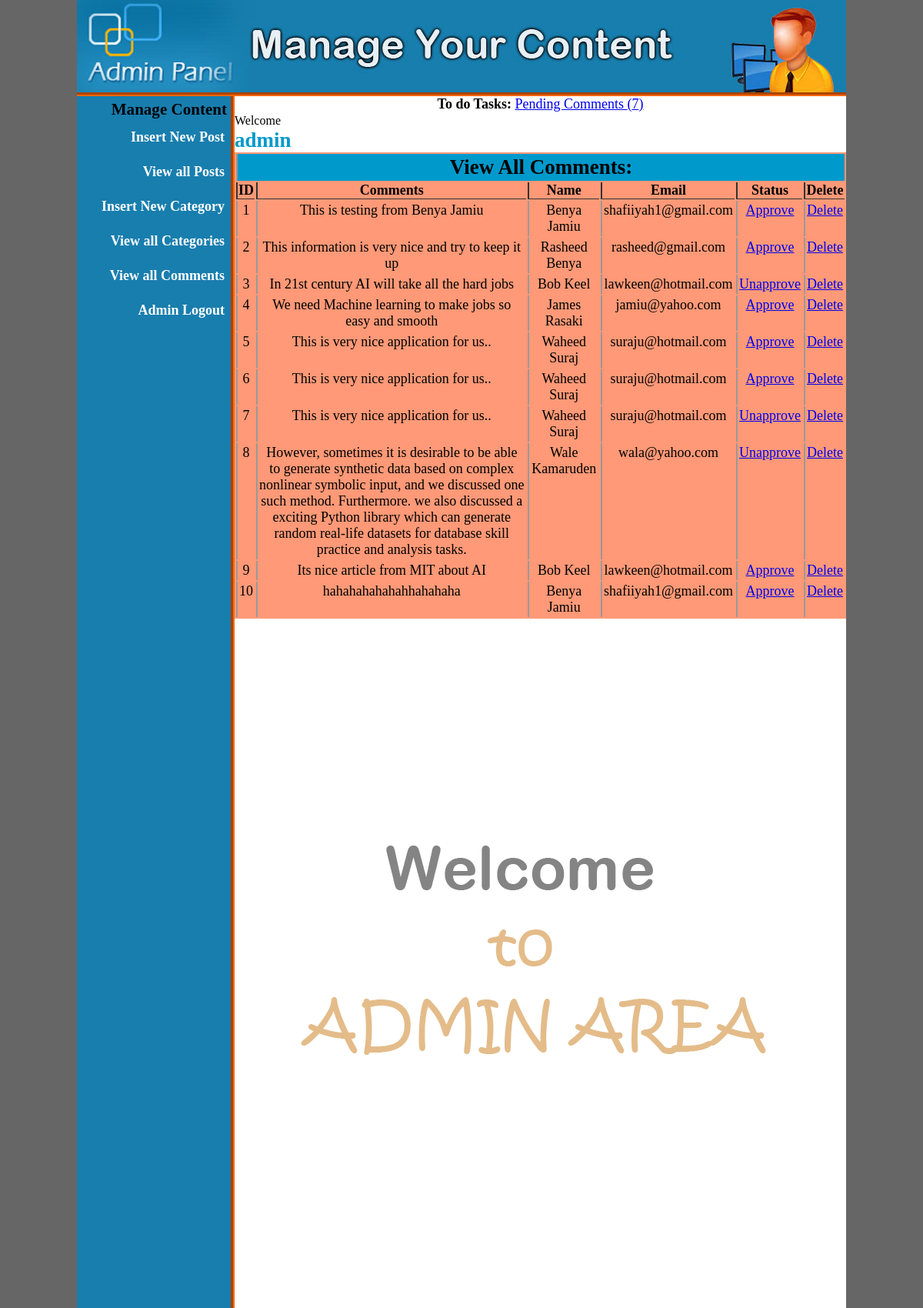
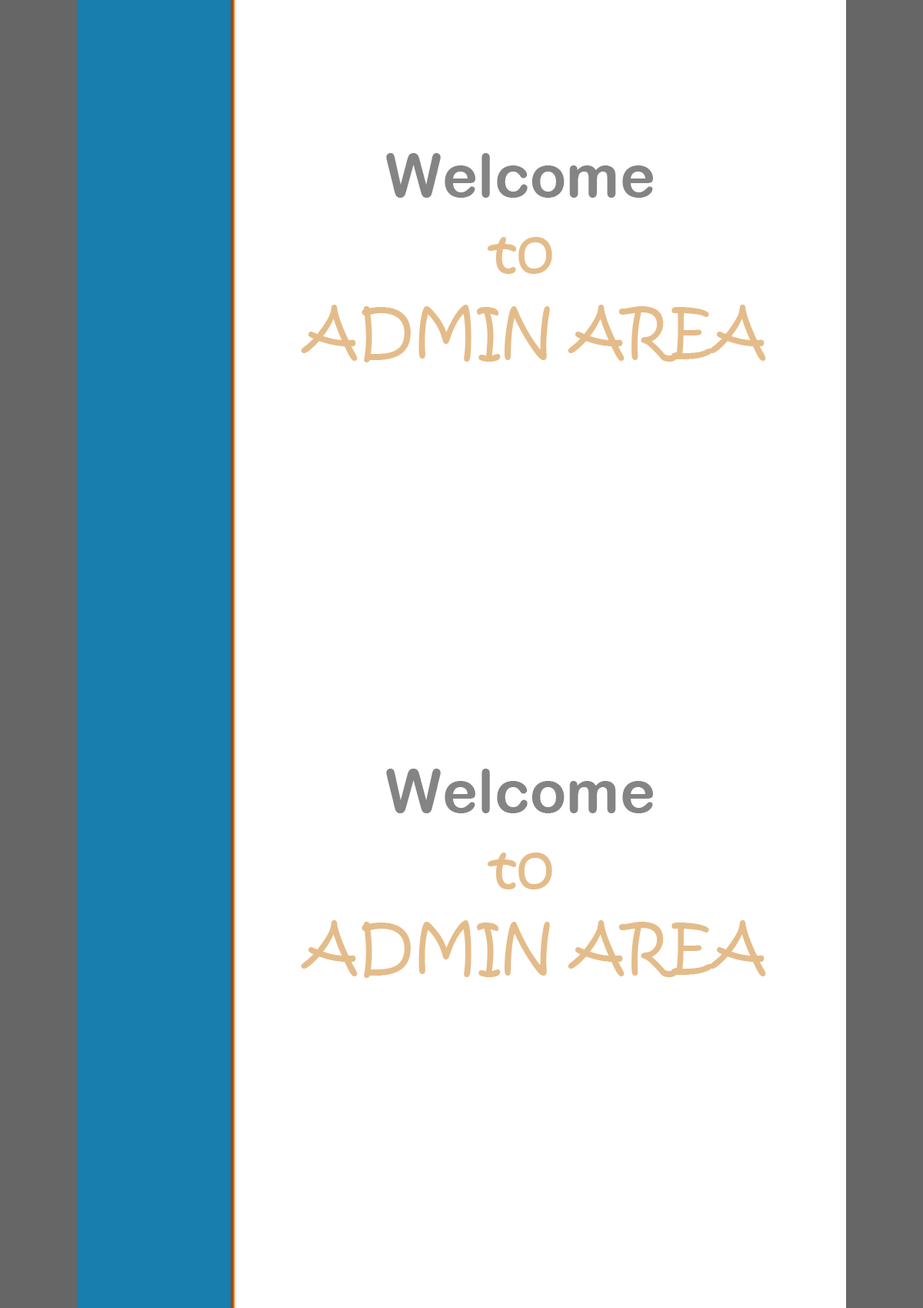
/dsti_cms/admin/index.php?view_comments (signed in, upper part), run on the app's committed database (2 pictures, top to bottom).
### tables this page shows
CREATE TABLE `comments` (
  `comment_id` int(11) NOT NULL,
  `post_id` int(11) NOT NULL,
  `comment_name` varchar(50) NOT NULL,
  `comment_email` varchar(100) NOT NULL,
  `comment_text` text NOT NULL,
  `status` text NOT NULL
);

### dsti_cms/admin/includes/view_comments.php (the view, shortened to what this page needs)
<?php
  if(!isset($_SESSION['user_name'])){
  echo "<script>window.open('admin_login.php?not_authorize=You are not Authorize to access this page.','_self')</script>";
 }else{
?>
<!DOCTYPE html>
<html>
<head>
</head>
<body>
	<table align="center" bgcolor="#FF9977" width="795">
		<tr>
			<td colspan="8" align="center" bgcolor="#0099CC"><h2>View All Comments:</h2></td>
		</tr>
		<tr>
			<th>ID</th>
			<th>Comments</th>
			<th>Name</th>
			<th>Email</th>
			<th>Status</th>
			<th>Delete</th>
		</tr>
<?php
     include("includes/database.php");
     $get_comments = "select * from comments";
     $run_comments = mysqli_query($con, $get_comments);
     $i = 1;
     while($row_comments = mysqli_fetch_array($run_comments)){
     	$comment_id = $row_comments['comment_id'];
     	$comment_text = $row_comments['comment_text'];
     	$comment_name = $row_comments['comment_name'];
     	$comment_email = $row_comments['comment_email'];
     	$status       = $row_comments['status'];
?>
		<tr align="center">
			<td><?php echo $i++ ?></td>
			<td><?php echo $comment_text; ?></td>
			<td><?php echo $comment_name; ?></td>
			<td><?php echo $comment_email; ?></td>
			<td>
             <?php
             if($status == "approve")
             {
             	echo "<a href='index.php?unapprove=$comment_id'>Unapprove</a>";
             }
             else{
             	echo "<a href='index.php?approve=$comment_id'>Approve</a>";
             }
               ?>
			</td>
			<td><a href="index.php?del_comment=<?php echo $comment_id; ?>">Delete</a></td>
		</tr>
 <?php } ?>
	</table>
</body>
</html>
<?php } ?>

### dsti_cms/admin/index.php (shortened to what this page needs)
<?php
  if(!isset($_SESSION['user_name'])){
  echo "<script>window.open('admin_login.php?not_authorize=You are not Authorize to access this page.','_self')</script>";
 }else{
?>
<!DOCTYPE html>
<html>
<head>
	<link rel="stylesheet" type="text/css" href="style.css">
</head>
<body>
	<div class="wrapper">
      <a href="index.php"><div class="header"></div></a>
      <div class="left" style="height: 10000px;">
      	 <h3 style="padding:5px">Manage Content</h3>
      	 <a href="index.php?insert_post">Insert New Post</a>
      	 <a href="index.php?view_posts">View all Posts</a>
      	 <a href="index.php?insert_cat">Insert New Category</a>
      	 <a href="index.php?view_cats">View all Categories</a>
      	 <a href="index.php?view_comments">View all Comments</a>
      	 <a href="admin_logout.php">Admin Logout</a>
      </div>
      <div class="right" style="height: 10000px;">
     <center> <span style="padding:5px;margin: 5px;"><strong>To do Tasks:</strong><span style="color: red">
     	<a href="index.php?view_comments">
      Pending Comments <?php
       include("includes/database.php");
       $get_comments = "select * from comments where status ='unapprove'";
       $run_comments = mysqli_query($con, $get_comments);
       $count = mysqli_num_rows($run_comments);
       echo "(" . $count  . ")";
       ?>
       </a></span></span></center>
       <span style="font-size: 16px;">Welcome</span><h2 style="color: #09C"><?php echo $_SESSION['user_name']; ?></h2>
       <?php
         include("includes/database.php");
         if(isset($_GET['view_comments'])){
         include("includes/view_comments.php");
         }
       ?>
      </div>
	</div>
</body>
</html>
<?php } ?>

### dsti_cms/admin/style.css (style rules this page uses)
html, body, div, span, applet, object, iframe, h1, h2, h3, h4, h5, h6, p, blockquote, pre, a, abbr, acronym, address, big, cite, code, del, dfn, em, img, ins, kbd, q, s, samp, small, strike, strong, sub, sup, tt, var, b, u, i, center, dl, dt, dd, ol, ul, li, fieldset, form, label, legend, table, caption, tbody, tfoot, thead, tr, th, td, article, aside, canvas, details, embed, figure, figcaption, footer, header, hgroup, menu, nav, output, ruby, section, summary, time, mark, audio, video { margin: 0; padding: 0; border: 0; vertical-align: baseline; }
body { background-color: #666; }
.wrapper { width: 1000px; margin: auto; }
.header { font-family: Verdana, Geneva, sans-serif; font-size: 24px; color: #F93; background-image: url("images/bg-header.jpg"); height: 120px; width: 1000px; border-bottom-width: 5px; border-bottom-style: groove; border-bottom-color: #F60; }
.left { font-family: "Palatino Linotype", "Book Antiqua", Palatino,serif; font-size: 18px; font-weight: bold; background-color:#187eae; text-align: right; display: block; float: left; height: 100%; width: 200px; border-right-width: 5px; border-right-style: groove; border-right-color: #F60; }
.left a { text-decoration: none; color:white; font-family: "Palatino Linotype", "Book Antiqua", Palatino,serif; font-size: 18px; text-align: right; padding:8px; margin-bottom: 8px; display: block; }
.right { font-family: "Comic Sans MS", cursive; font-size: 18px; color: #000; background-image: url("images/bg-body.gif"); float: right; height: 100%; width: 795px; }

### dsti_cms/admin/includes/view_comments.php (style rules this page uses)
th,td,tr,tale { padding: 0; margin: 0; }
th { border-left: 2px solid #333; border-bottom: 1px solid #333; }
td { padding: 2px; border-left: 2px solid #999; }

### data on the page
comments: comment_text "This is testing from Benya Jamiu", comment_name "Benya Jamiu", comment_email "shafiiyah1@gmail.com"
comments: comment_text "This information is very nice and try to keep it up", comment_name "Rasheed Benya", comment_email "rasheed@gmail.com"
comments: comment_text "In 21st century AI will take all the hard jobs", comment_name "Bob Keel", comment_email "lawkeen@hotmail.com"
comments: comment_text "We need Machine learning to make jobs so easy and smooth", comment_name "James Rasaki", comment_email "jamiu@yahoo.com"
comments: comment_text "This is very nice application for us..", comment_name "Waheed Suraj", comment_email "suraju@hotmail.com"
comments: comment_text "This is very nice application for us..", comment_name "Waheed Suraj", comment_email "suraju@hotmail.com"
comments: comment_text "This is very nice application for us..", comment_name "Waheed Suraj", comment_email "suraju@hotmail.com"
comments: comment_text "However, sometimes it is desirable to be able to generate synthetic data based on complex nonlinear symbolic input, and we discussed one such method. Furthermore. we also discussed a exciting Python library which can generate random real-life datasets for database skill practice and analysis tasks.", comment_name "Wale Kamaruden", comment_email "wala@yahoo.com"
comments: comment_text "Its nice article from MIT about AI", comment_name "Bob Keel", comment_email "lawkeen@hotmail.com"
comments: comment_text "hahahahahahahhahahaha", comment_name "Benya Jamiu", comment_email "shafiiyah1@gmail.com"

### other printed values
$count "7"
$_SESSION['user_name'] "admin"
